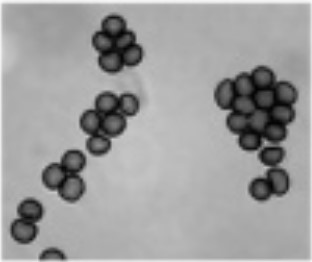
#> input picture image-reconstruction/RedBloodCells.jpg, 312 x 262 px, found by its file name
$ jupyter execute ColonyCounting.ipynb   (older library calls are emulated)
#> lines starting #> are read from the running program, lines starting #| are printed output that depends on the picture; after the words box and inside, x2 and y2 are one past the last pixel; in counts of white or black regions, pixels touching at a corner belong together
[cell 1]
import cv2
import imutils
import numpy as np
import matplotlib.pyplot as plt
import matplotlib.image as mpimg

# load the image
image_orig = cv2.imread("RedBloodCells.jpg")
#> image_orig is the input picture: shape (262, 312, 3); min 0, max 251, mean 158
height_orig, width_orig = image_orig.shape[:2]
#> height_orig = 262; width_orig = 312

print(height_orig, width_orig)
#| 262 312

# copy of original image
image_to_process = image_orig.copy()

lower = np.array([26,26,26])
upper = np.array([115,115,115])

# find the colors within the specified boundaries
image_mask = cv2.inRange(image_to_process, lower, upper)
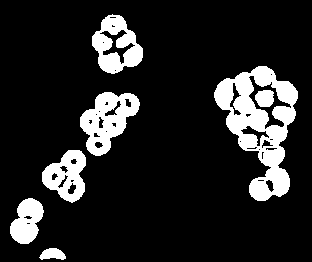
#> image_mask: shape (262, 312); 14.4% white; 7 white regions, largest, box (x1, y1, x2, y2) and area: (214, 66, 298, 201) 5108, (80, 92, 140, 156) 2075, (92, 14, 143, 74) 1705

# apply the mask
image_res = cv2.bitwise_and(image_to_process, image_to_process, mask = image_mask)
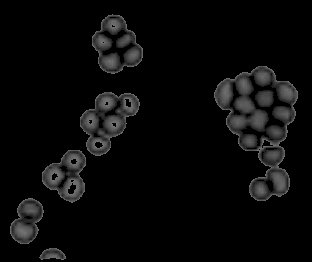
#> image_res: shape (262, 312, 3); min 0, max 115, mean 9.9

image_gray = cv2.cvtColor(image_res, cv2.COLOR_BGR2GRAY)
image_gray = cv2.GaussianBlur(image_gray, (5, 5), 0)
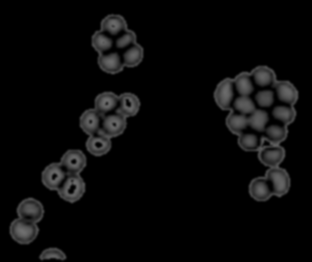
#> image_gray: shape (262, 312); min 0, max 111, mean 9.9

image_edged = cv2.Canny(image_gray, 50, 100)
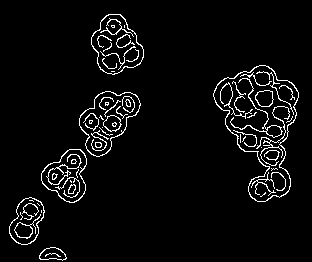
#> image_edged: shape (262, 312); 4.6% white in thin lines or dots, all inside (x1, y1, x2, y2) = (9, 14, 299, 261)
image_edged = cv2.dilate(image_edged, None, iterations=1)
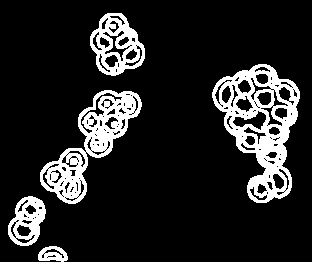
#> image_edged: shape (262, 312); 14.5% white; 5 white regions, box (x1, y1, x2, y2) and area: (212, 64, 300, 203) 5027, (40, 90, 142, 204) 3724, (90, 13, 145, 76) 1721, (8, 196, 46, 246) 1036, (38, 246, 68, 262) 307
image_edged = cv2.erode(image_edged, None, iterations=1)
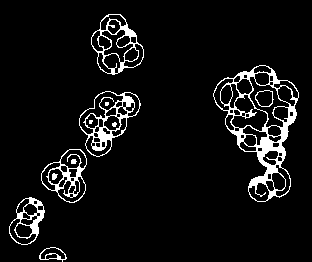
#> image_edged: shape (262, 312); 6.6% white; 12 white regions (3 under 20 px)

contours = cv2.findContours(image_edged.copy(), cv2.RETR_EXTERNAL, cv2.CHAIN_APPROX_SIMPLE)
#> contours = 6 contours; box (x1, y1, x2, y2) and area: (213, 65, 299, 202) 6569, (79, 91, 141, 157) 2383, (91, 14, 144, 75) 2140, (41, 149, 87, 203) 1630, (9, 197, 45, 245) 1122, (39, 247, 67, 262) 248
contours = contours[0] if imutils.is_cv2() else contours[1]

cv2.imwrite("output.jpg",image_edged)
img = mpimg.imread('output.jpg')
#> img: shape (262, 312); min 0, max 255, mean 16.9
imgplot = plt.imshow(img)
plt.show()
